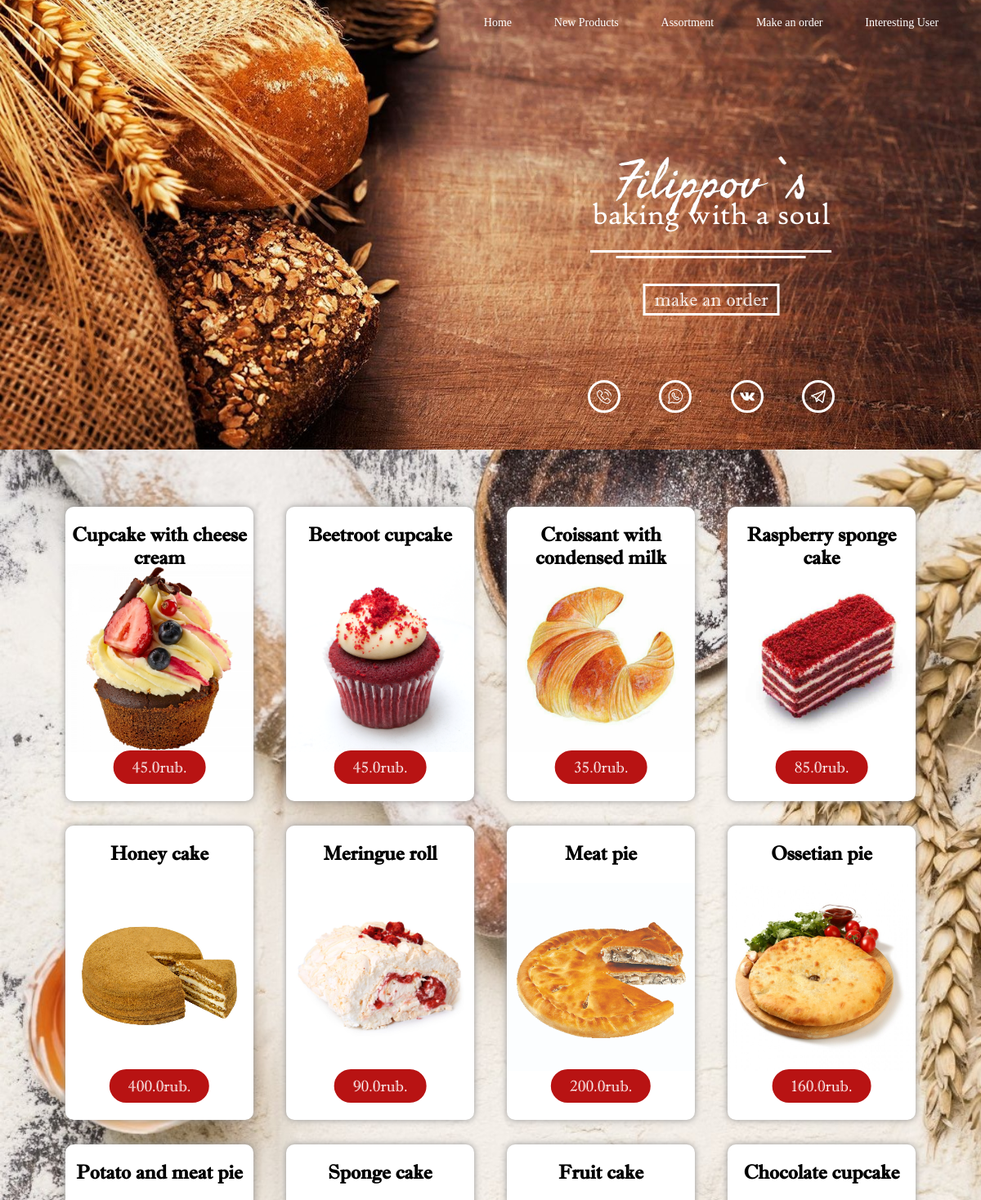
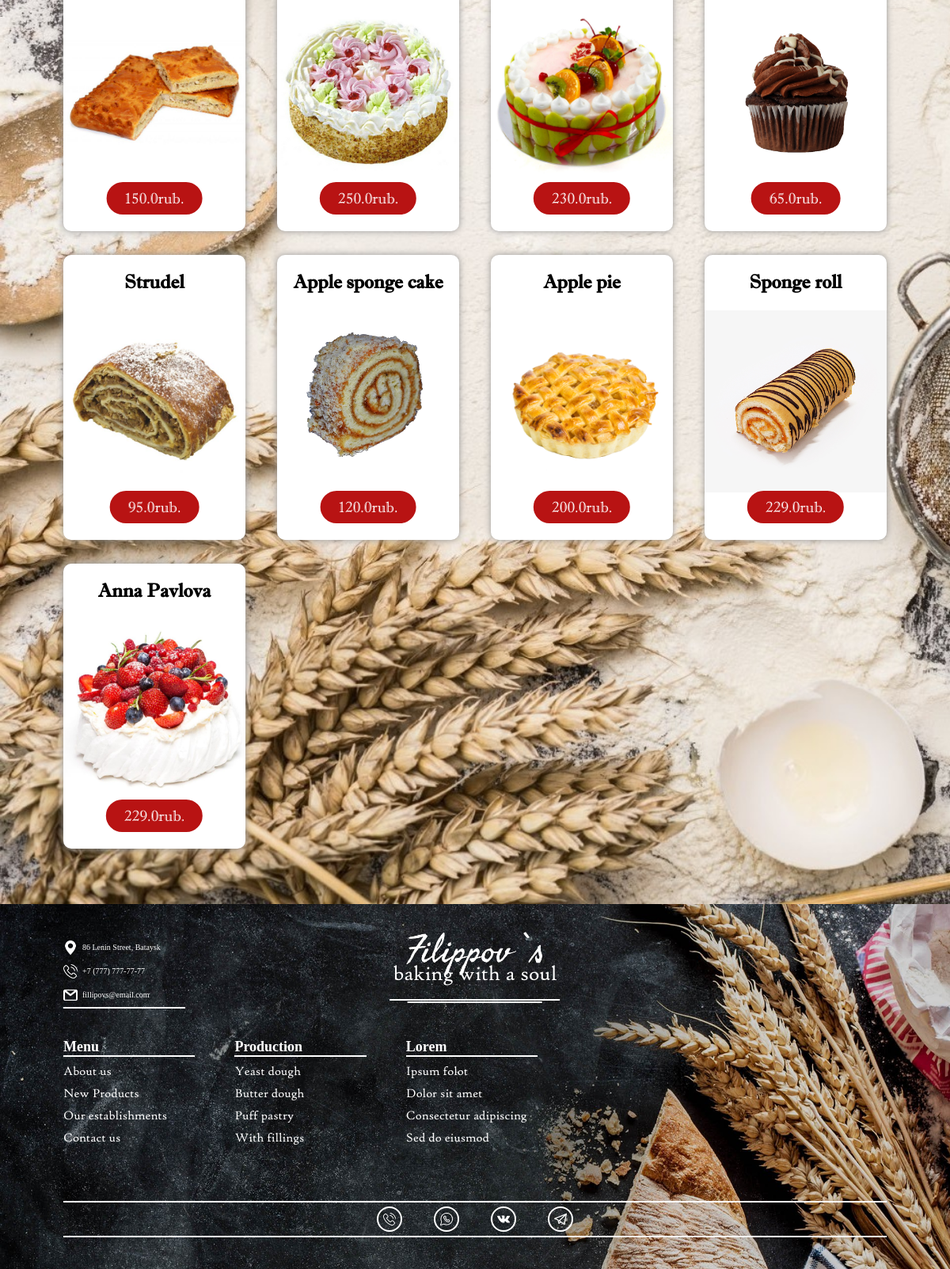
/shop (signed in), run on the app's committed database (2 pictures, top to bottom).
### data/users.py (models this page shows, shortened)
class User(SqlAlchemyBase, UserMixin):
    __tablename__ = 'users'
    id = sqlalchemy.Column(sqlalchemy.Integer, primary_key=True, autoincrement=True)
    name = sqlalchemy.Column(sqlalchemy.String, nullable=True)
    email = sqlalchemy.Column(sqlalchemy.String, index=True, unique=True, nullable=True)
    hashed_password = sqlalchemy.Column(sqlalchemy.String, nullable=True)
    created_date = sqlalchemy.Column(sqlalchemy.DateTime, default=datetime.datetime.now)
    cart = sqlalchemy.Column(sqlalchemy.String, nullable=True)

### data/products.py (models this page shows)
class Product(SqlAlchemyBase):
    __tablename__ = 'encryption'
    id = sqlalchemy.Column(sqlalchemy.Integer, primary_key=True, autoincrement=True)
    name = sqlalchemy.Column(sqlalchemy.String, nullable=True)
    picture = sqlalchemy.Column(sqlalchemy.String, nullable=True)
    price = sqlalchemy.Column(sqlalchemy.Float, nullable=True)
    discription = sqlalchemy.Column(sqlalchemy.String, nullable=True)
    tags = sqlalchemy.Column(sqlalchemy.String)

### server.py (the view, shortened to what this page needs)
@app.route('/shop', methods=['GET', 'POST'])
def shop():
    db_sess = db_session.create_session()
    products = db_sess.query(Product).all()
    form = CartForm()
    return render_template('shop.html', products=products, form=form)

### data/db_session.py (called while the page is built)
def create_session() -> Session:
    global __factory
    return __factory()

### server.py (called while the page is built)
@login_manager.user_loader
def load_user(user_id):
    db_sess = db_session.create_session()
    return db_sess.query(User).get(user_id)

### templates/shop.html (shortened to what this page needs)
{% extends "base.html" %}
{% block content %}
    <div id="shop-assortment">
        <div class="container">
            <div class="product-content">
                {% for product in products %}
                    <div class="product" onclick="showProduct('product-window-{{ loop.index }}')">
                        <h4 class="product-title ImprintMTShadow">{{ product.name }}</h4>
                        <img src="../static/img/products/{{ product.picture }}" alt="" class="product-img">
                        <div class="product-button-block">
                            <button class="product-buy-btn">{{ product.price }}rub.</button>
                        </div>
                    </div>
                {% endfor %}
            </div>
        </div>
    </div>
{% endblock %}

### templates/base.html (shortened to what this page needs)
<!DOCTYPE html>
<html lang="en">
<head>
    <link rel="stylesheet" href="../static/css/style.css">
    <link rel="stylesheet" href="../static/css/fonts.css">
    <link rel="stylesheet" href="../static/css/responsive.css">
</head>
<body>
    <header id="header">
        <div class="header-shadow">
            <div class="header-content">
                <nav id="header-nav">
                    <a class="line-hover white-color" href="/index">Home</a>
                    <a class="line-hover white-color" href="#">New Products</a>
                    <a class="line-hover white-color" href="/shop">Assortment</a>
                    <a class="line-hover white-color" href="#">Make an order</a>
                    {% if current_user.is_authenticated %}
                        <a class="line-hover white-color" href="/account">{{ current_user.name }}</a>
                    {% else %}
                        <a class="user-profile-icon" href="/login"></a>
                    {% endif %}
                </nav>
                <div class="title-block">
                    <p class="line-big title-top-p">
                        <img class="title" src="../static/img/logo.png" alt="">
                    </p>
                    <p class="line-min white-color title-bottom-p">baking with a soul</p>
                    <div class="make-order-block">
                        <button class="make-order"><a href="#">make an order</a></button>
                    </div>
                </div>
                <div class="contact-btns">
                    <button class="white-color contact-btn"><img src="../static/img/phone.png" alt=""></button>
                    <button class="white-color contact-btn"><img src="../static/img/whatsapp.png" alt=""></button>
                    <button class="white-color contact-btn"><img src="../static/img/vk.png" alt=""></button>
                    <button class="white-color contact-btn"><img src="../static/img/telegram.png" alt=""></button>
                </div>
            </div>
        </div>
    </header>
    {% block content %}{% endblock %}
    <footer id="footer">
        <div class="footer-shadow">
            <div class="title-block">
                <p class="line-big title-top-p">
                    <img class="title" src="../static/img/logo.png" alt="">
                </p>
                <p class="line-min title-bottom-p white-color">baking with a soul</p>
            </div>
            <div class="container">
                <div class="footer-content">
                    <div class="address">
                        <p class="white-color address-line"><img src="../static/img/pin.png" alt="" class="icon">86 Lenin Street, Bataysk</p>
                        <p class="white-color address-line"><img src="../static/img/phone.png" alt="" class="icon">+7 (777) 777-77-77</p>
                        <p class="white-color address-line"><img src="../static/img/gmail.png" alt="" class="icon">fillipovs@email.com</p>
                    </div>
                    <ul>
                        <h3>Menu</h3>
                        <a>About us</a>
                        <a>New Products</a>
                        <a>Our establishments</a>
                        <a>Contact us</a>
                    </ul>
                    <ul>
                        <h3>Production</h3>
                        <a>Yeast dough</a>
                        <a>Butter dough</a>
                        <a>Puff pastry</a>
                        <a>With fillings</a>
                    </ul>
                    <ul>
                        <h3>Lorem</h3>
                        <a>Ipsum folot</a>
                        <a>Dolor sit amet</a>
                        <a>Consectetur adipiscing</a>
                        <a>Sed do eiusmod</a>
                    </ul>
                </div>
                <div class="contact-btns">
                    <button class="white-color contact-btn"><img src="../static/img/phone.png" alt=""></button>
                    <button class="white-color contact-btn"><img src="../static/img/whatsapp.png" alt=""></button>
                    <button class="white-color contact-btn"><img src="../static/img/vk.png" alt=""></button>
                    <button class="white-color contact-btn"><img src="../static/img/telegram.png" alt=""></button>
                </div>
            </div>
        </div>
    </footer>
</body>
</html>

### static/css/responsive.css (style rules this page uses)
@media (max-width: 1504px) { #header { height: 600px; } }
@media (max-width: 1504px) { .title-top-p .title { max-height: 103px; } }
@media (max-width: 1504px) { .title-bottom-p { font-size: 45px; } }
@media (max-width: 1504px) { .line-big::after { top: 135px; width: 350px; } }
@media (max-width: 1504px) { .line-min::after { top: 75px; width: 300px; } }
@media (max-width: 1504px) { .title-block .make-order { margin-top: 40px; padding: 3px 11px; } }
@media (max-width: 1504px) { .title-block .make-order a { font-size: 27px; } }
@media (max-width: 1504px) { .contact-btn { padding: 7px; } }
@media (max-width: 1491px) { .container { padding: 0px 150px; } }
@media (max-width: 1491px) { #footer .address::after { width: 80%; } }
@media (max-width: 1370px) { .container { padding: 0px 110px; } }
@media (max-width: 1281px) { .container { padding: 0px 80px; } }
@media (max-width: 1253px) { #header { height: 550px; } }
@media (max-width: 1253px) { #header-nav a { font-size: 14px; } }
@media (max-width: 1253px) { .title-top-p .title { max-height: 87px; margin-bottom: 8px; } }
@media (max-width: 1253px) { .title-bottom-p { font-size: 38px; } }
@media (max-width: 1253px) { .line-big::after { top: 122px; width: 295px; } }
@media (max-width: 1253px) { .line-min::after { top: 70px; width: 232px; } }
@media (max-width: 1253px) { .title-block .make-order { margin-top: 40px; } }
@media (max-width: 1253px) { .title-block .make-order a { font-size: 23px; } }
@media (max-width: 1253px) { .contact-btns { bottom: 45px; } }
@media (max-width: 1253px) { .contact-btn { padding: 8px; } }
@media (max-width: 1253px) { .contact-btn img { max-height: 18px; } }
@media (max-width: 1253px) { #footer .title-block .title-bottom-p { margin-top: 7px; } }
@media (max-width: 1253px) { .footer-content { display: flex; } }
@media (max-width: 1221px) { .product-title { font-size: 24px; } }
@media (max-width: 1221px) { .product { width: 230px; height: 360px; } }
@media (max-width: 1221px) { .product-buy-btn { padding: 5px 20px; font-size: 19px; } }

### data on the page
User: name "Interesting User"
Product: name "Cupcake with cheese cream", picture (picture), price "45.0"
Product: name "Beetroot cupcake", picture (picture), price "45.0"
Product: name "Croissant with condensed milk", picture (picture), price "35.0"
Product: name "Raspberry sponge cake", picture (picture), price "85.0"
Product: name "Honey cake", picture (picture), price "400.0"
Product: name "Meringue roll", picture (picture), price "90.0"
Product: name "Meat pie", picture (picture), price "200.0"
Product: name "Ossetian pie", picture (picture), price "160.0"
Product: name "Potato and meat pie", picture (picture), price "150.0"
Product: name "Sponge cake", picture (picture), price "250.0"
Product: name "Fruit cake", picture (picture), price "230.0"
Product: name "Chocolate cupcake", picture (picture), price "65.0"
Product: name "Strudel", picture (picture), price "95.0"
Product: name "Apple sponge cake", picture (picture), price "120.0"
Product: name "Apple pie", picture (picture), price "200.0"
Product: name "Sponge roll", picture (picture), price "229.0"
Product: name "Anna Pavlova", picture (picture), price "229.0"
